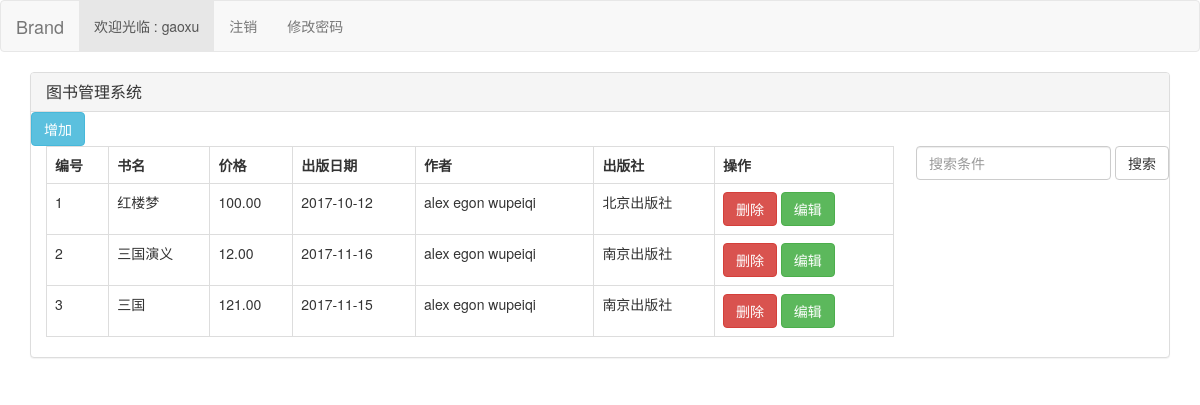
Page /index/ (signed in) on the committed database.
### app01/models.py (models this page shows, shortened)
class Book(models.Model):
    title = models.CharField(max_length=32)
    publishDate = models.DateField()
    price = models.DecimalField(max_digits=5, decimal_places=2)
    publish=models.ForeignKey("Publish",related_name="bookList")
    authorlist=models.ManyToManyField("Author",related_name="bookList") # 多对多的关系，自动创建关系表

class Author(models.Model):
    name=models.CharField(max_length=32)
    age=models.IntegerField()

class Publish(models.Model):
    name = models.CharField(max_length=32)
    addr = models.CharField(max_length=32)

### app01/views.py (the view)
# urls.py: url(r'^index/', views.index),
def index(request):
    if not request.user.is_authenticated():
        return redirect("/login/")
    all_book_list = models.Book.objects.all()
    return render(request, "index.html", locals())

### templates/index.html (shortened to what this page needs)
{% load staticfiles %}
<!DOCTYPE html>
<html lang="zh-CN">
    <link rel="stylesheet" href="{% static 'bootstrap/css/bootstrap.css' %}">
<nav class="navbar navbar-default">
    <div class="container-fluid">
        <div class="navbar-header">
            <a class="navbar-brand" href="#">Brand</a>
        </div>
        <div class="collapse navbar-collapse" id="bs-example-navbar-collapse-1">
            <ul class="nav navbar-nav">
                <li class="active"><a href="#">欢迎光临 : {{ request.user }}<span class="sr-only">(current)</span></a></li>
                <li><a href="/logout/">注销</a></li>
                <li class="dropdown">
                    <a href="/setPwd/">修改密码 </a>
                </li>
            </ul>
        </div>
    </div>
</nav>
<div class="container">
    <div class="panel panel-default">
        <div class="panel-heading">
            <h4 class="panel-title">图书管理系统</h4>
        </div>
        <div class="part">
            <a href="/index/">
                <button type="button" data-toggle="modal" class="btn btn-info  add_book " data-target="#my-modal">增加</button>
            </a>
        </div>
        <div class="my-table-tool pull-right">
            <form class="form-inline">
                <div class="form-group">
                    <input type="text" class="form-control" id="my-table-search" placeholder="搜索条件">
                </div>
                <button type="submit" class="btn btn-default">搜索</button>
            </form>
        </div>
<div class="container">
    <div class="row">
        <div class="col-md-9">
            <table class="table table-bordered">
                <tr>
                    <th>编号</th>
                    <th>书名</th>
                    <th>价格</th>
                    <th>出版日期</th>
                    <th>作者</th>
                    <th>出版社</th>
                    <th>操作</th>
                </tr>
                 {% for book_obj in all_book_list %}
                     <tr>
                       <td>{{ forloop.counter }}</td>
                       <td>{{ book_obj.title }}</td>
                       <td>{{ book_obj.price }}</td>
                       <td>{{ book_obj.publishDate|date:"Y-m-d" }}</td>
                       <td>{% for author in book_obj.authorlist.all %}
                             {{ author.name }}
                            {% endfor %}
                       </td>
                       <td>{{ book_obj.publish.name }}</td>
                       <td>
                           <a href="/delet/{{ book_obj.id }}/"><button class="btn btn-danger">删除</button></a>
                           <a href="/edit/{{ book_obj.id }}/"><button class="btn btn-success">编辑</button></a>
                       </td>
                    </tr>
                 {% endfor %}
            </table>
        </div>
    </div>
</div>
</body>
</html>

### rows in the picture
Book: title "红楼梦", price "100.00", publishDate "2017-10-12", publish.name "北京出版社"
Author: name "alex"
Author: name "egon"
Author: name "wupeiqi"
Book: title "三国演义", price "12.00", publishDate "2017-11-16", publish.name "南京出版社"
Book: title "三国", price "121.00", publishDate "2017-11-15", publish.name "南京出版社"

### other values in the picture
{{ request.user }} "gaoxu"
